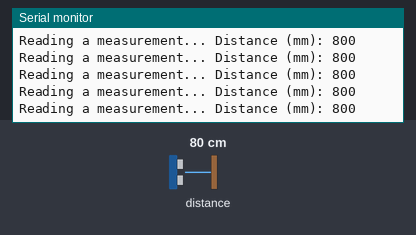
The program below on a simulated ESP32-S3. Parts: the last lines printed to the serial monitor. The inputs (shaded band) are chosen by the test bench; at power-on: distance to the obstacle 80 cm.

Above: at 1.2 s.
1.3 s: distance to the obstacle set to 250 cm
At 1.46 s:
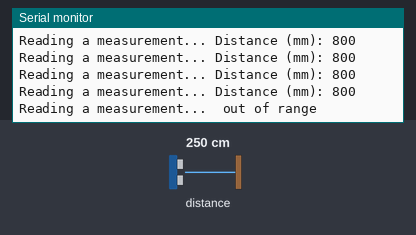
3.2 s: distance to the obstacle set to 2 cm
At 3.32 s:
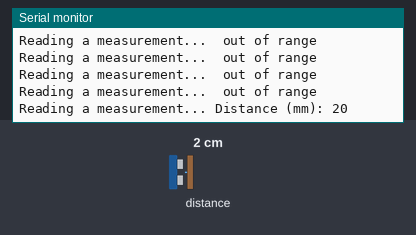

Measured:
- after the input at 1.3 s, the serial monitor: prints a new line at once (image 1)
- after the input at 3.2 s, the serial monitor: prints a new line at once (image 2)

The program:

main.cpp
```cpp
#include "Adafruit_VL53L0X.h"
#include <Wire.h>
#include <Arduino.h>

Adafruit_VL53L0X lox = Adafruit_VL53L0X();

void setup() {
  Wire.begin(20, 21);
  Serial.begin(115200);

  // wait until serial port opens for native USB devices
  while (! Serial) {
    delay(1);
  }

  Serial.println("Adafruit VL53L0X test");
  if (!lox.begin(0x29, &Wire)) { // pass in 'true' to get debug data printout!
    Serial.println(F("Failed to boot VL53L0X"));
    while(1);
  }
  // power
  Serial.println(F("VL53L0X API Simple Ranging example\n\n"));
}


void loop() {
  VL53L0X_RangingMeasurementData_t measure;

  Serial.print("Reading a measurement... ");
  lox.rangingTest(&measure, false); // pass in 'true' to get debug data printout!

  if (measure.RangeStatus != 4) {  // phase failures have incorrect data
    Serial.print("Distance (mm): "); Serial.println(measure.RangeMilliMeter);
  } else {
    Serial.println(" out of range ");
  }

  delay(100);
}
```
